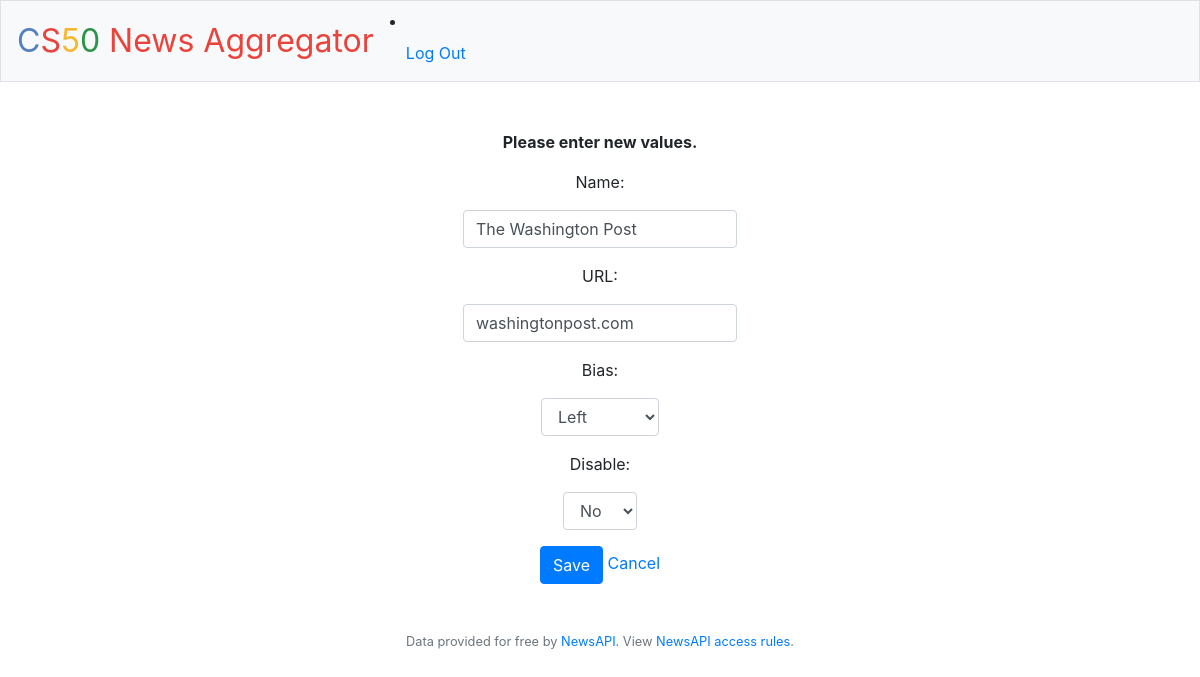
/editsource_1 (signed in), run on the app's committed database.
### tables this page shows
CREATE TABLE sources ('id' INTEGER PRIMARY KEY, 'name' VARCHAR(255) DEFAULT NULL, 'url' TEXT DEFAULT NULL, 'bias' VARCHAR(255) DEFAULT NULL, 'disabled' BOOLEAN DEFAULT 0);

### application.py (the view)
@app.route('/editsource_<int:id>', methods=['GET', 'POST'])
@login_required
def editsource(id):
    if useris_admin():
        sourcesqry = db.execute("SELECT * FROM sources WHERE id = :id", id=id)
        if not sourcesqry:
            return 'News source ID: #{id} not found'.format(id=id)
        name = sourcesqry[0]["name"]
        url = sourcesqry[0]["url"]
        bias = sourcesqry[0]["bias"]
        disabled = sourcesqry[0]["disabled"]
        if request.method == "POST":
            name_edit = request.form.get("name")
            if not name_edit:
                name_edit = None
            url_edit = request.form.get("url")
            if not url_edit:
                url_edit = None
            bias_edit = request.form.get("bias")
            if not bias_edit:
                bias_edit = None
            disabled_edit = request.form.get("disabled")
            if not disabled_edit:
                disabled_edit = 0
            db.execute("UPDATE sources SET name=:name, url=:url, bias=:bias, disabled=:disabled WHERE id=:id",
                       id=id, name=name_edit, url=url_edit, bias=bias_edit, disabled=disabled_edit)
            return redirect('static/successful.html')
        else:
            return render_template('editsource.html', id=id, name=name, url=url, bias=bias, disabled=disabled)
    else:
        return apology("Permission Denied", 403)

### application.py (called while the page is built)
@app.after_request
def after_request(response):
    response.headers["Cache-Control"] = "no-cache, no-store, must-revalidate"
    response.headers["Expires"] = 0
    response.headers["Pragma"] = "no-cache"
    return response

def useris_admin():
    if (len(db.execute("SELECT * FROM users WHERE id=:id and is_admin=1", id=session.get("user_id"))) > 0):
        return 1
    else:
        return 0

### helpers.py (called while the page is built)
def login_required(f):
    @wraps(f)
    def decorated_function(*args, **kwargs):
        if session.get("user_id") is None:
            return redirect("/login")
        return f(*args, **kwargs)
    return decorated_function

### templates/editsource.html (shortened to what this page needs)
{% extends "layout.html" %}
{% block main %}
    <p class="font-weight-bold">Please enter new values.</p>
    <form action="/editsource_{{ id }}" method="post">
        <p class="font-weight-normal">Name:</p>
        <div class="form-group">
            <input autocomplete="off" autofocus class="form-control" name="name" value='{{ name }}' type="text">
        </div>
        <p class="font-weight-normal">URL:</p>
        <div class="form-group">
            <input autocomplete="off" autofocus class="form-control" name="url" value='{{ url }}' type="text">
        </div>
        <p class="font-weight-normal">Bias:</p>
        <div class="form-group">
            <select class="form-control" name="bias">
                    <option value="left" {% if bias == "left" %}selected="selected"{% endif %}>Left</option>
            </select>
        </div>
        <p class="font-weight-normal">Disable:</p>
        <div class="form-group">
            <select class="form-control" name="disabled">
                    <option value="0" {% if disabled == 0 %}selected="selected"{% endif %}>No</option>
            </select>
        </div>
        <button class="btn btn-primary" type="submit">Save</button>
        <a href="javascript:window.open('','_parent','');window.close();">Cancel</a>
    </form>
{% endblock %}

### static/styles.css (style rules this page uses)
main .form-control { display: inline-block; width: auto; }

### data on the page
sources: name "The Washington Post", url "washingtonpost.com", bias "Left"
